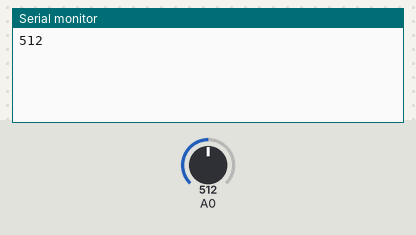
The sketch below on a simulated Arduino Uno, built with avr-gcc and run on an emulated ATmega328P. Parts: the last lines printed to the serial monitor. The test bench sets the inputs (shaded band); at power-on: A0 = 512.

Above: at 1.2 s.
1.3 s: A0 set to 716
At 2.6 s:
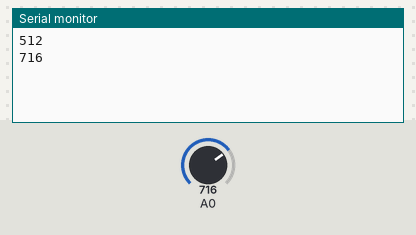
2.8 s: A0 set to 900
At 3.8 s:
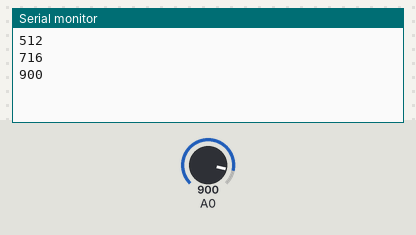
Timing chart, 0 to 5.8 s (numbered marks = the images above; inputs shaded):
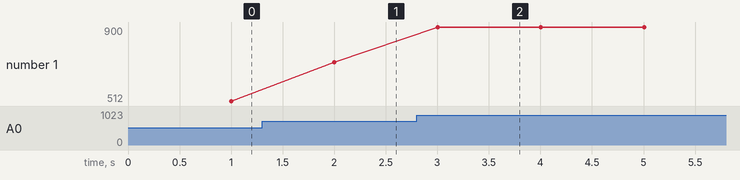

Measured:
- after the input at 1.3 s, the serial monitor: prints a new line after 0.70 s (image 1)
- after the input at 2.8 s, the serial monitor: prints a new line after 0.20 s (image 2)
- plotted number 1: 512 → 716 after the input at 1.3 s, 716 → 900 after the input at 2.8 s

The sketch:

sketch_sep25a.ino
```cpp
void setup() {
  Serial.begin(115200);
  pinMode(A0,INPUT);

}

void loop() {
  int data [10];
  int minVal = 100000;
  int maxVal = 0;
  for (int i = 0 ; i < 10 ; i++){
    data[i] = (analogRead(A0));
    if (data[i] < minVal)
      minVal = data[i];
    if (data[i] > maxVal)
      maxVal = data[i];
    delay(100);
  }
  int count = 0;
  int avg = 0;
  for (int i = 0; i < 10 ; i ++){
    if (data[i]>(minVal+maxVal)/2){
      continue;
    }
    count++;
    avg += data[i];
  }
  avg = avg / count;
  Serial.println(data[9]);
  //Serial.println(avg);
}
```
